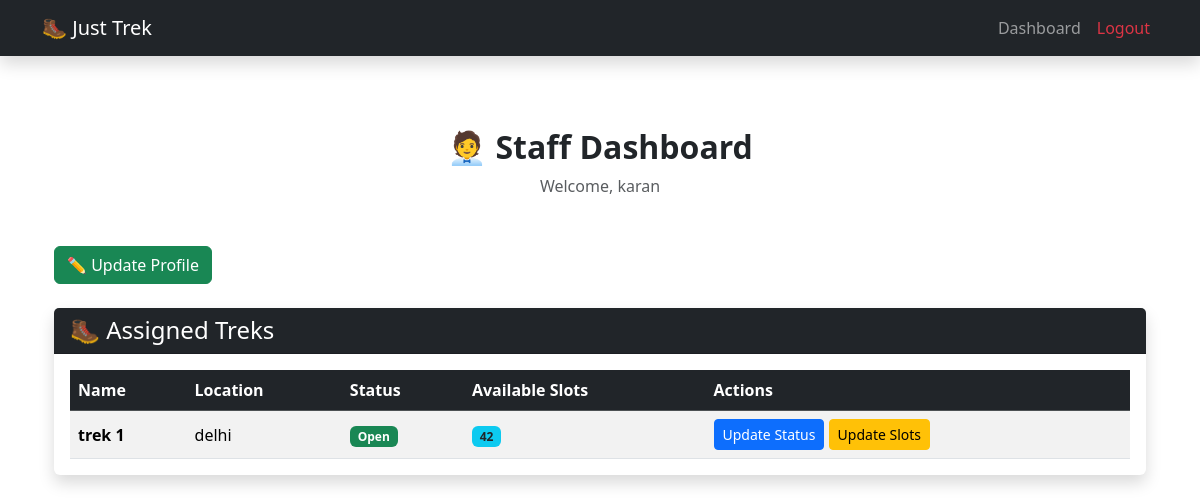
/staff/dashboard (signed in), run on the app's committed database.
### models.py (models this page shows, shortened)
class User(db.Model):
    __tablename__ = "users"
    id = db.Column(db.Integer, primary_key=True)
    username = db.Column(db.String(50), unique=True, nullable=False)
    passhash = db.Column(db.String(200), nullable=False)
    name = db.Column(db.String(50), nullable=False)
    role = db.Column(db.String(20), nullable=False)
    approved = db.Column(db.Boolean, default=False)
    active = db.Column(db.Boolean, default=True)
    bookings = db.relationship("Booking", backref="user", lazy=True)
    staff_profile = db.relationship("StaffProfile",backref="user",uselist=False,cascade="all, delete-orphan")
    @property
    def password(self):
        raise AttributeError("Password is not a readable attribute")

class Trek(db.Model):
    __tablename__ = "treks"
    id = db.Column(db.Integer, primary_key=True)
    name = db.Column(db.String(100), nullable=False)
    location = db.Column(db.String(100), nullable=False)
    difficulty = db.Column(db.String(50), nullable=False)
    duration = db.Column(db.String(50), nullable=False)
    price = db.Column(db.Float, nullable=False)
    available_slots = db.Column(db.Integer, nullable=False)
    status = db.Column(db.String(20), nullable=False, default="open")
    assigned_staff_id = db.Column(db.Integer, db.ForeignKey("users.id"), nullable=True)
    bookings = db.relationship("Booking", backref="trek", lazy=True)

### routes.py (the view)
@main.route("/staff/dashboard")
def staff_dashboard():
    if session.get("role") != "staff":
        flash("Access Denied!")
        return redirect(url_for("main.login"))
    user_id = session.get("user_id")
    treks = Trek.query.filter_by(assigned_staff_id=user_id).all()
    return render_template(
        "staff/dashboard.html",
        staff=User.query.get(session["user_id"]),
        treks=treks
    )

### templates/staff/dashboard.html (shortened to what this page needs)
{% extends "base.html" %}
{% block content %}
<div class="container py-5">
    <div class="text-center mb-5">
        <h2 class="fw-bold">
            🧑‍💼 Staff Dashboard
        </h2>
        <p class="text-muted">
            Welcome, {{ staff.name }}
        </p>
    </div>
    <div class="mb-4">
        <a href="{{ url_for('main.staff_profile') }}"
           class="btn btn-success">
            ✏️ Update Profile
        </a>
    </div>
    <div class="card shadow border-0">
        <div class="card-header bg-dark text-white">
            <h4 class="mb-0">
                🥾 Assigned Treks
            </h4>
        </div>
        <div class="card-body">
            <table class="table table-hover table-striped align-middle mb-0">
                <thead class="table-dark">
                    <tr>
                        <th>Name</th>
                        <th>Location</th>
                        <th>Status</th>
                        <th>Available Slots</th>
                        <th>Actions</th>
                    </tr>
                </thead>
                <tbody>
                {% for trek in treks %}
                    <tr>
                        <td>
                            <strong>{{ trek.name }}</strong>
                        </td>
                        <td>{{ trek.location }}</td>
                        <td>
                            {% if trek.status == "Open" %}
                                <span class="badge bg-success">
                                    Open
                                </span>
                            {% elif trek.status == "Closed" %}
                                <span class="badge bg-danger">
                                    Closed
                                </span>
                            {% else %}
                                <span class="badge bg-secondary">
                                    {{ trek.status }}
                                </span>
                            {% endif %}
                        </td>
                        <td>
                            <span class="badge bg-info text-dark">
                                {{ trek.available_slots }}
                            </span>
                        </td>
                        <td>
                            <a href="{{ url_for('main.update_trek_status', trek_id=trek.id) }}"
                               class="btn btn-primary btn-sm">
                                Update Status
                            </a>
                            <a href="{{ url_for('main.update_slots', trek_id=trek.id) }}"
                               class="btn btn-warning btn-sm">
                                Update Slots
                            </a>
                        </td>
                    </tr>
                {% endfor %}
                </tbody>
            </table>
        </div>
    </div>
</div>
{% endblock %}

### data on the page
User: name "karan"
Trek: name "trek 1", location "delhi", status "Open", available_slots "42"
